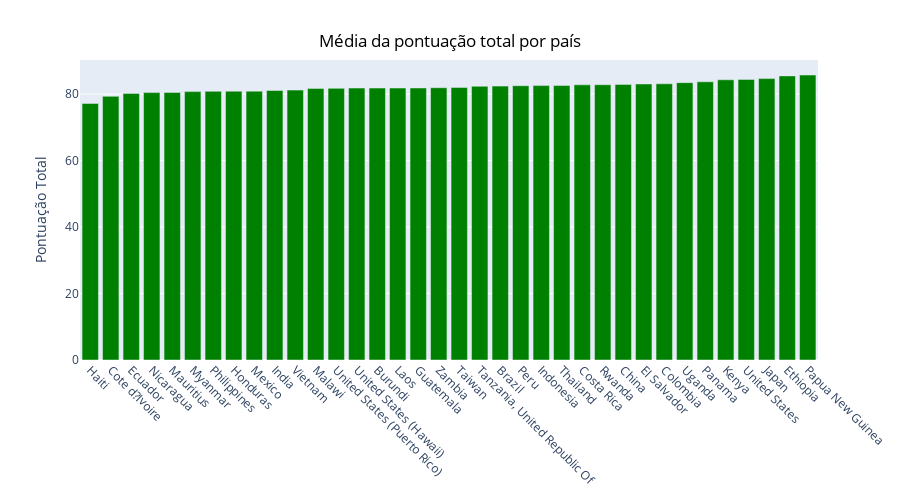

The notebook cell this image was saved under:
### Code cell
df_ranking = df_coffee.groupby(by = 'Country.of.Origin').agg({'Total.Cup.Points':'mean'}).sort_values(by = 'Total.Cup.Points')

hist_2 = px.bar(df_ranking,width=900, height=500)
hist_2.update_xaxes(tickangle=45)
hist_2.update_layout(
    xaxis_title=None,
    yaxis_title="Pontuação Total",
    showlegend=False,
    title={
    'text': 'Média da pontuação total por país',
    'y':0.93,
    'x':0.5,
    'font_color': 'black'}
    )
hist_2.update_traces(marker=dict(color='Green'))
hist_2.show()

### Figure 1 — Plotly figure (JSON) as saved in the notebook; plotly's stock layout.template omitted (floating-point values rounded to 4 significant figures)
{"data": [{"alignmentgroup": "True", "hovertemplate": "variable=Total.Cup.Points<br>Country.of.Origin=%{x}<br>value=%{y}<extra></extra>", "legendgroup": "Total.Cup.Points", "marker": {"color": "Green", "pattern": {"shape": ""}}, "name": "Total.Cup.Points", "offsetgroup": "Total.Cup.Points", "orientation": "v", "showlegend": true, "textposition": "auto", "type": "bar", "x": ["Haiti", "Cote d?Ivoire", "Ecuador", "Nicaragua", "Mauritius", "Myanmar", "Philippines", "Honduras", "Mexico", "India", "Vietnam", "Malawi", "United States (Puerto Rico)", "United States (Hawaii)", "Burundi", "Laos", "Guatemala", "Zambia", "Taiwan", "Tanzania, United Republic Of", "Brazil", "Peru", "Indonesia", "Thailand", "Costa Rica", "Rwanda", "China", "El Salvador", "Colombia", "Uganda", "Panama", "Kenya", "United States", "Japan", "Ethiopia", "Papua New Guinea"], "xaxis": "x", "y": [77.18, 79.33, 80.22, 80.46, 80.5, 80.75, 80.83, 80.88, 80.89, 81.08, 81.21, 81.71, 81.73, 81.82, 81.83, 81.83, 81.85, 81.92, 82.0, 82.37, 82.41, 82.53, 82.57, 82.57, 82.79, 82.83, 82.93, 83.05, 83.11, 83.45, 83.71, 84.31, 84.43, 84.67, 85.48, 85.75], "yaxis": "y"}], "layout": {"barmode": "relative", "height": 500, "legend": {"title": {"text": "variable"}, "tracegroupgap": 0}, "margin": {"t": 60}, "showlegend": false, "title": {"font": {"color": "black"}, "text": "Média da pontuação total por país", "x": 0.5, "y": 0.93}, "width": 900, "xaxis": {"anchor": "y", "domain": [0, 1], "tickangle": 45, "title": {}}, "yaxis": {"anchor": "x", "domain": [0, 1], "title": {"text": "Pontuação Total"}}}}
